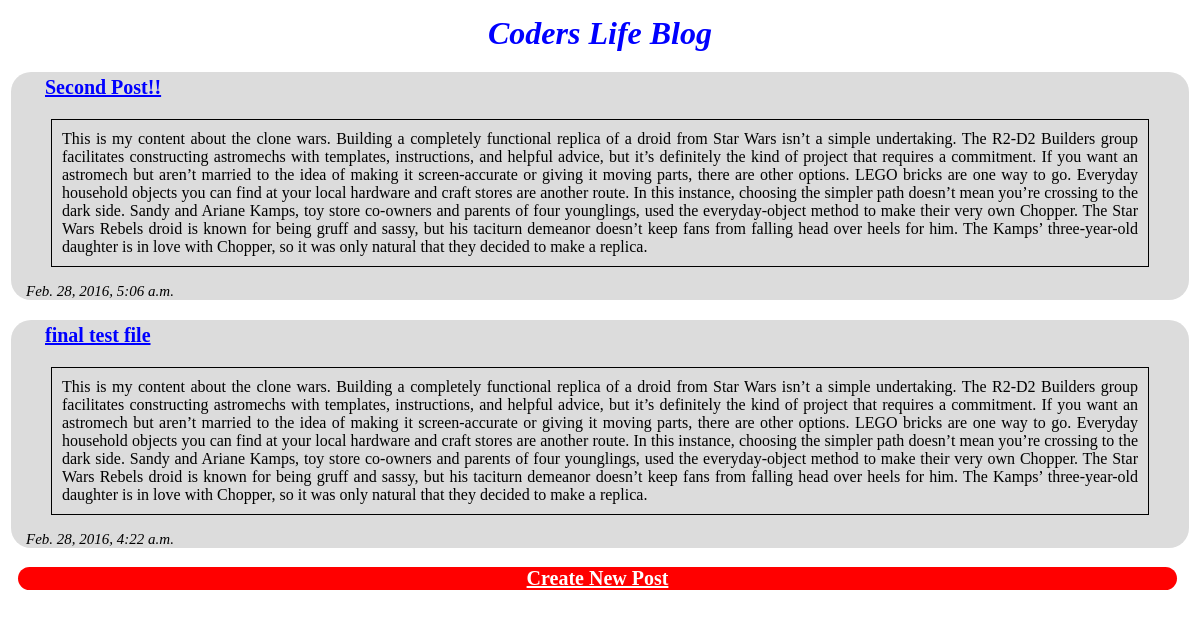
/posts/, run on the app's committed database.
### posts/models.py (models this page shows, shortened)
class Post(models.Model):
    title = models.CharField(max_length=40)
    content = models.CharField(max_length=4000)
    slug = models.SlugField(max_length=40)
    created_at = models.DateTimeField(editable=False)
    updated_at = models.DateTimeField()
    show = models.BooleanField(default=True)

### posts/views.py (the view)
def index(request):
    if request.method == 'GET':
        posts = Post.objects.all().order_by('-updated_at')
        context = {'posts': posts}
    return render(request, 'blog/index.html', context)

### posts/templates/blog/index.html
{% extends "blog/base.html" %}
{% block content %}
    {% for post in posts %}
        {% if post.show == True %}
        <div class=post>
            <p><a href="/posts/edit/{{ post.slug }}">
                <p class=title>{{ post.title }} </p>
            </a></p>
            <p class=content>{{ post.content }}</p>
            <p class=date>{{ post.created_at }}</p>
        </div>
        {% endif %}
    {% endfor %}
<h3> <a class=button href="{% url 'posts:create' %}"> Create New Post</a> </h3>
<br>
{% endblock content %}

### posts/templates/blog/base.html (shortened to what this page needs)
<!DOCTYPE html>
{% load staticfiles %}
<html lang="en">
<head>
    <link rel="stylesheet" href="https://cdnjs.cloudflare.com/ajax/libs/foundation/5.5.2/css/foundation.css" />
    <link rel="stylesheet" type="text/css" href="{% static 'blog/main.css' %}" />
</head>
<body>
    <h1>Coders Life Blog</h1>
    <div class=container>
        {% block content %}
        {% endblock content %}
    </div>
</body>
</html>

### posts/static/blog/main.css (style rules this page uses)
h1 { color: blue; font-style: italic; text-align: center; margin: 15px; background-color: }
.container h3 a { color: white; background-color: red; border-radius: 50px; text-align: center; display: block; font-size: 20px; margin-left: 10px; }
.title a { color: blue; display: block; margin-left: 30px; margin-top: 20px; font-size: 20px; padding: 4px; font-weight: bold; }
.content { color: black; display: block; border: solid black 1px; margin-left: 40px; margin-right: 40px; padding: 10px; text-align: justify; }
.date { color: black; display: block; margin-left: 15px; font-style: italic; font-size: 15px; }
.post { background-color: #DCDCDC; margin: 3px; border-radius: 20px; }
.button { margin-right: 15px; }

### data on the page
Post: content "This is my content about the clone wars. Building a completely functional replica of a droid from Star Wars isn’t a simple undertaking. The R2-D2 Builders group facilitates constructing astromechs with templates, instructions, and helpful advice, but it’s definitely the kind of project that requires a commitment. If you want an astromech but aren’t married to the idea of making it screen-accurate or giving it moving parts, there are other options. LEGO bricks are one way to go. Everyday household objects you can find at your local hardware and craft stores are another route. In this instance, choosing the simpler path doesn’t mean you’re crossing to the dark side. Sandy and Ariane Kamps,…", created_at "Feb. 28, 2016, 5:06 a.m."
Post: content "This is my content about the clone wars. Building a completely functional replica of a droid from Star Wars isn’t a simple undertaking. The R2-D2 Builders group facilitates constructing astromechs with templates, instructions, and helpful advice, but it’s definitely the kind of project that requires a commitment. If you want an astromech but aren’t married to the idea of making it screen-accurate or giving it moving parts, there are other options. LEGO bricks are one way to go. Everyday household objects you can find at your local hardware and craft stores are another route. In this instance, choosing the simpler path doesn’t mean you’re crossing to the dark side. Sandy and Ariane Kamps,…", created_at "Feb. 28, 2016, 4:22 a.m."
